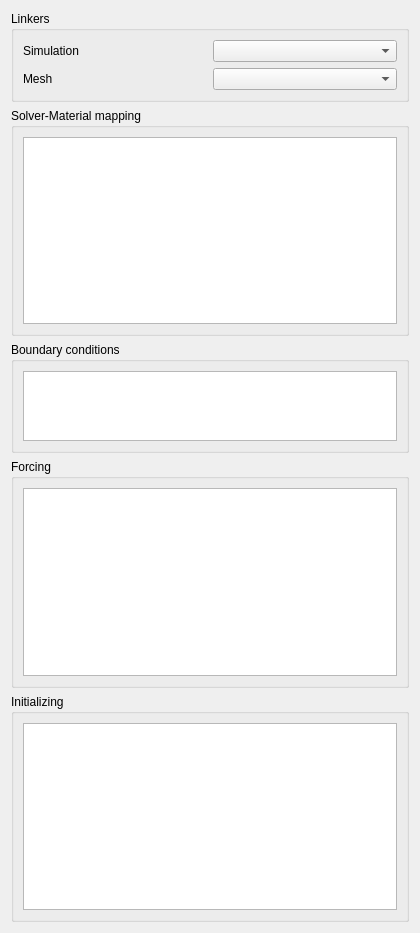
<?xml version="1.0" encoding="UTF-8"?>
<ui version="4.0">
 <class>ForcesWidget</class>
 <widget class="QWidget" name="ForcesWidget">
  <property name="geometry">
   <rect>
    <x>0</x>
    <y>0</y>
    <width>420</width>
    <height>933</height>
   </rect>
  </property>
  <property name="windowTitle">
   <string>Local run</string>
  </property>
  <layout class="QVBoxLayout" name="verticalLayout">
   <item>
    <widget class="QGroupBox" name="Mesh_and_Solver">
     <property name="title">
      <string>Linkers</string>
     </property>
     <layout class="QGridLayout" name="gridLayout_4">
      <item row="0" column="0">
       <widget class="QLabel" name="label_3">
        <property name="text">
         <string>Simulation</string>
        </property>
       </widget>
      </item>
      <item row="1" column="0">
       <widget class="QLabel" name="label">
        <property name="text">
         <string>Mesh</string>
        </property>
       </widget>
      </item>
      <item row="1" column="1">
       <widget class="QComboBox" name="comb_Mesh"/>
      </item>
      <item row="0" column="1">
       <widget class="QComboBox" name="comb_Simulation"/>
      </item>
     </layout>
    </widget>
   </item>
   <item>
    <widget class="QGroupBox" name="groupBox">
     <property name="title">
      <string>Solver-Material mapping</string>
     </property>
     <layout class="QVBoxLayout" name="verticalLayout_3">
      <item>
       <widget class="QTableWidget" name="tw_Solver"/>
      </item>
     </layout>
    </widget>
   </item>
   <item>
    <widget class="QGroupBox" name="Boundary">
     <property name="enabled">
      <bool>true</bool>
     </property>
     <property name="sizePolicy">
      <sizepolicy hsizetype="Preferred" vsizetype="Preferred">
       <horstretch>10</horstretch>
       <verstretch>10</verstretch>
      </sizepolicy>
     </property>
     <property name="title">
      <string>Boundary conditions</string>
     </property>
     <property name="flat">
      <bool>false</bool>
     </property>
     <property name="checkable">
      <bool>false</bool>
     </property>
     <layout class="QGridLayout" name="gridLayout">
      <item row="0" column="0">
       <widget class="QTableWidget" name="tw_Boundary"/>
      </item>
     </layout>
    </widget>
   </item>
   <item>
    <widget class="QGroupBox" name="Forcing">
     <property name="title">
      <string>Forcing</string>
     </property>
     <layout class="QGridLayout" name="gridLayout_2">
      <item row="0" column="0">
       <widget class="QTableWidget" name="tw_Forcing"/>
      </item>
     </layout>
    </widget>
   </item>
   <item>
    <widget class="QGroupBox" name="Initializing">
     <property name="title">
      <string>Initializing</string>
     </property>
     <layout class="QVBoxLayout" name="verticalLayout_4">
      <item>
       <widget class="QTableWidget" name="tw_Initializing"/>
      </item>
     </layout>
    </widget>
   </item>
  </layout>
 </widget>
 <resources/>
 <connections/>
</ui>
